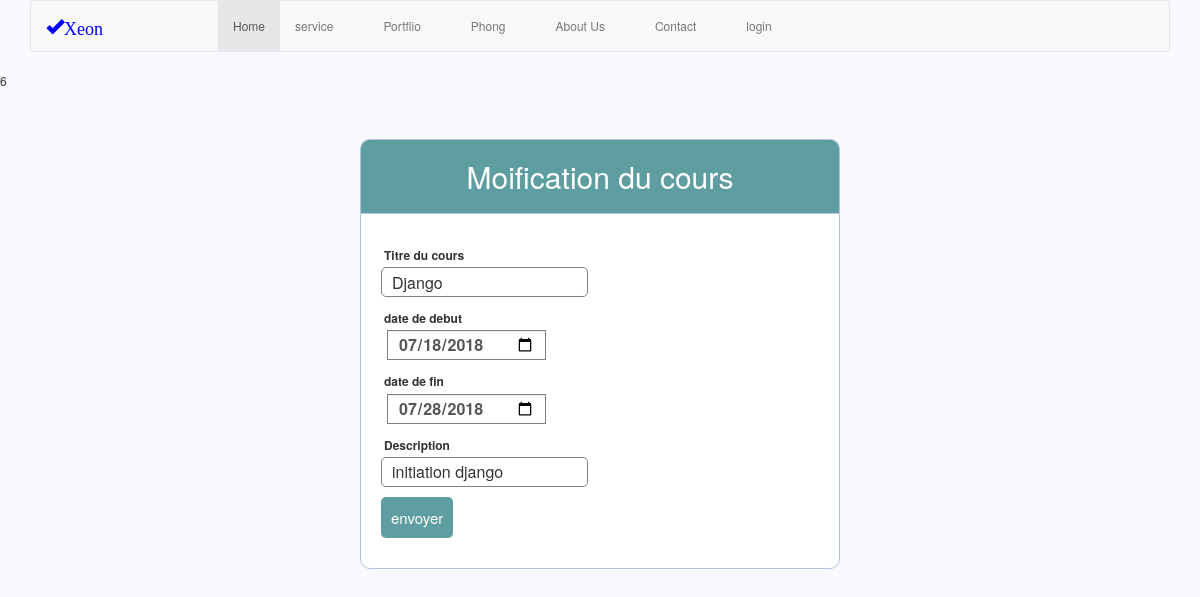
Screenshot of /edit.php?id=6 with the database file from the repository.
### tables this page shows
CREATE TABLE `cours` (
  `id` int(20) NOT NULL,
  `titre` text NOT NULL,
  `debut` date NOT NULL,
  `fin` date NOT NULL,
  `description` text NOT NULL
);

### edit.php (the view, shortened to what this page needs)
<?php
include("connexion.php");
$id = $_GET['id'];
$mor = $con->query("select * FROM cours where id='$id' ");
while ($donnees = $mor->fetch())
{
    $titre=$donnees['titre'];
    $debut=$donnees['debut'];
    $fin=$donnees['fin'];
    $description=$donnees['description'];
}
?>
<!DOCTYPE html>
<html>
<head>
    <link rel="stylesheet" href="style.css">
</head>
<body>
<div class="header">
    <h2>Moification du cours</h2>
</div>
<form method="post" action="edit.php">
    <div class="input-group">
        <label>Titre du cours</label>
        <input type="text" name="titre" value="<?php echo $titre;?>">
    </div>
<div class="input-group date" >
    <label>date de debut<label/>
    <input type="date"  name = "debut" class="form-control" value="<?php echo $debut;?>">
</div>
<div class="input-group date" >
    <label>date de fin <label/>
    <input type="date" class="form-control" name="fin" value="<?php echo $fin;?>">
</div>
    <div class="input-group" >
        <label>Description</label>
        <input type="textarea" name ="description" value="<?php echo $description;?>">
    </div>
    <div class="input-group">
        <button type="submit" class="btn" name="submit">envoyer</button>
    </div>
</form>
</body>
</html>

### index.css (style rules this page uses)
.li { margin-right: 20px; margin-top: 0px; }
body { background-color:#e6e6e6; }
h2 { text-align: center; margin: auto; }

### style.css (style rules this page uses)
* { margin: 0px; padding: 0px; }
body { font-size: 120%; background: #F8F8FF; }
.header { width: 40%; margin: 50px auto 0px; color: white; background: #5F9EA0; text-align: center; border: 1px solid #B0C4DE; border-bottom: none; border-radius: 10px 10px 0px 0px; padding: 20px; }
form, .content { width: 40%; margin: 0px auto; padding: 20px; border: 1px solid #B0C4DE; background: white; border-radius: 0px 0px 10px 10px; }
.input-group { margin: 10px 0px 10px 0px; }
.input-group label { display: block; text-align: left; margin: 3px; }
.input-group input { height: 30px; width: 93%; padding: 5px 10px; font-size: 16px; border-radius: 5px; border: 1px solid gray; }
.btn { padding: 10px; font-size: 15px; color: white; background: #5F9EA0; border: none; border-radius: 5px; }

### rows the page displays
cours: titre "Django", debut "07/18/2018", fin "07/28/2018", description "initiation django"
